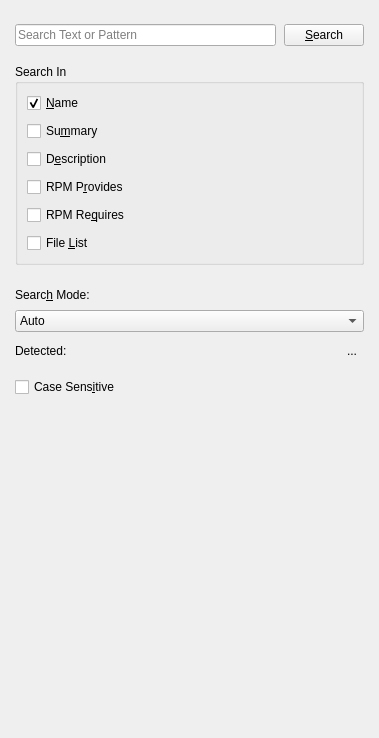
<?xml version="1.0" encoding="UTF-8"?>
<ui version="4.0">
 <class>SearchFilterView</class>
 <widget class="QWidget" name="SearchFilterView">
  <property name="geometry">
   <rect>
    <x>0</x>
    <y>0</y>
    <width>379</width>
    <height>738</height>
   </rect>
  </property>
  <property name="windowTitle">
   <string>Form</string>
  </property>
  <layout class="QVBoxLayout" name="verticalLayout_2">
   <property name="spacing">
    <number>8</number>
   </property>
   <property name="leftMargin">
    <number>15</number>
   </property>
   <property name="topMargin">
    <number>24</number>
   </property>
   <property name="rightMargin">
    <number>15</number>
   </property>
   <property name="bottomMargin">
    <number>8</number>
   </property>
   <item>
    <layout class="QHBoxLayout" name="searchTextHBox">
     <item>
      <widget class="QLineEdit" name="searchText">
       <property name="minimumSize">
        <size>
         <width>200</width>
         <height>0</height>
        </size>
       </property>
       <property name="placeholderText">
        <string>Search Text or Pattern</string>
       </property>
       <property name="clearButtonEnabled">
        <bool>true</bool>
       </property>
      </widget>
     </item>
     <item>
      <widget class="QPushButton" name="searchButton">
       <property name="text">
        <string>&amp;Search</string>
       </property>
      </widget>
     </item>
    </layout>
   </item>
   <item>
    <spacer name="vSpacer1">
     <property name="orientation">
      <enum>Qt::Orientation::Vertical</enum>
     </property>
     <property name="sizeType">
      <enum>QSizePolicy::Policy::Fixed</enum>
     </property>
     <property name="sizeHint" stdset="0">
      <size>
       <width>298</width>
       <height>10</height>
      </size>
     </property>
    </spacer>
   </item>
   <item>
    <widget class="QGroupBox" name="searchInGroupBox">
     <property name="title">
      <string>Search In</string>
     </property>
     <layout class="QVBoxLayout" name="verticalLayout">
      <property name="spacing">
       <number>8</number>
      </property>
      <item>
       <widget class="QCheckBox" name="searchInName">
        <property name="text">
         <string>&amp;Name</string>
        </property>
        <property name="checked">
         <bool>true</bool>
        </property>
       </widget>
      </item>
      <item>
       <widget class="QCheckBox" name="searchInSummary">
        <property name="text">
         <string>Su&amp;mmary</string>
        </property>
       </widget>
      </item>
      <item>
       <widget class="QCheckBox" name="searchInDescription">
        <property name="text">
         <string>D&amp;escription</string>
        </property>
       </widget>
      </item>
      <item>
       <widget class="QCheckBox" name="searchInProvides">
        <property name="text">
         <string>RPM P&amp;rovides</string>
        </property>
       </widget>
      </item>
      <item>
       <widget class="QCheckBox" name="searchInRequires">
        <property name="text">
         <string>RPM Re&amp;quires</string>
        </property>
       </widget>
      </item>
      <item>
       <widget class="QCheckBox" name="searchInFileList">
        <property name="text">
         <string>File &amp;List</string>
        </property>
       </widget>
      </item>
     </layout>
    </widget>
   </item>
   <item>
    <spacer name="vSpacer2">
     <property name="orientation">
      <enum>Qt::Orientation::Vertical</enum>
     </property>
     <property name="sizeType">
      <enum>QSizePolicy::Policy::Fixed</enum>
     </property>
     <property name="sizeHint" stdset="0">
      <size>
       <width>298</width>
       <height>10</height>
      </size>
     </property>
    </spacer>
   </item>
   <item>
    <layout class="QVBoxLayout" name="searchModeVBox">
     <property name="topMargin">
      <number>5</number>
     </property>
     <property name="bottomMargin">
      <number>8</number>
     </property>
     <item>
      <widget class="QLabel" name="searchModeCaption">
       <property name="text">
        <string>Searc&amp;h Mode:</string>
       </property>
       <property name="buddy">
        <cstring>searchMode</cstring>
       </property>
      </widget>
     </item>
     <item>
      <widget class="QComboBox" name="searchMode">
       <item>
        <property name="text">
         <string>Auto</string>
        </property>
       </item>
       <item>
        <property name="text">
         <string>Contains</string>
        </property>
       </item>
       <item>
        <property name="text">
         <string>Starts With</string>
        </property>
       </item>
       <item>
        <property name="text">
         <string>Exact Match</string>
        </property>
       </item>
       <item>
        <property name="text">
         <string>Wildcards</string>
        </property>
       </item>
       <item>
        <property name="text">
         <string>Regular Expression</string>
        </property>
       </item>
      </widget>
     </item>
     <item>
      <layout class="QHBoxLayout" name="detectedHBox">
       <item>
        <widget class="QLabel" name="detectedAutoMode">
         <property name="text">
          <string>Detected:</string>
         </property>
        </widget>
       </item>
       <item>
        <spacer name="changeAutoButtonSpacer">
         <property name="orientation">
          <enum>Qt::Orientation::Horizontal</enum>
         </property>
         <property name="sizeType">
          <enum>QSizePolicy::Policy::MinimumExpanding</enum>
         </property>
         <property name="sizeHint" stdset="0">
          <size>
           <width>15</width>
           <height>10</height>
          </size>
         </property>
        </spacer>
       </item>
       <item>
        <widget class="QToolButton" name="changeAutoDefaultButton">
         <property name="text">
          <string>...</string>
         </property>
         <property name="icon">
          <iconset>
           <normalon>:/wrench</normalon>
          </iconset>
         </property>
         <property name="iconSize">
          <size>
           <width>20</width>
           <height>20</height>
          </size>
         </property>
         <property name="autoRaise">
          <bool>true</bool>
         </property>
        </widget>
       </item>
      </layout>
     </item>
    </layout>
   </item>
   <item>
    <widget class="QCheckBox" name="caseSensitive">
     <property name="text">
      <string>Case Sens&amp;itive</string>
     </property>
    </widget>
   </item>
   <item>
    <spacer name="vSpacerBottom">
     <property name="orientation">
      <enum>Qt::Orientation::Vertical</enum>
     </property>
     <property name="sizeHint" stdset="0">
      <size>
       <width>298</width>
       <height>310</height>
      </size>
     </property>
    </spacer>
   </item>
  </layout>
 </widget>
 <resources>
  <include location="icons.qrc"/>
 </resources>
 <connections/>
</ui>
